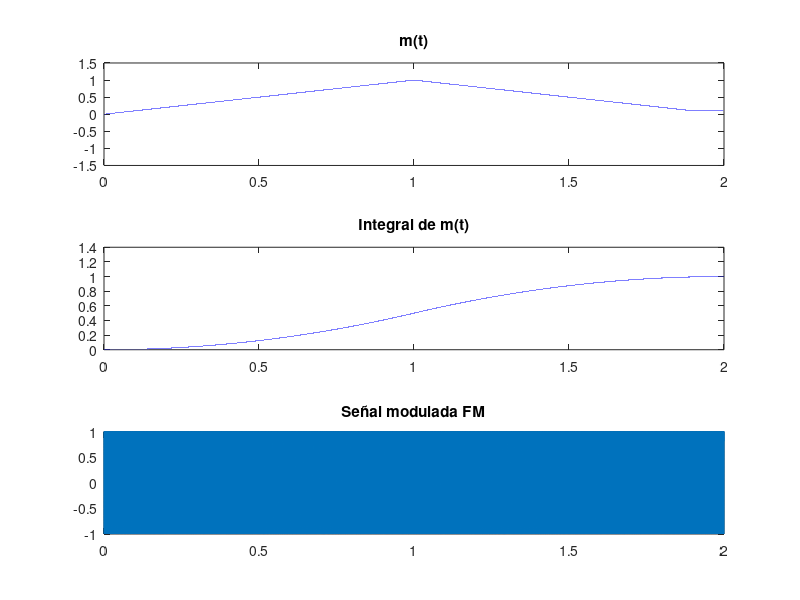
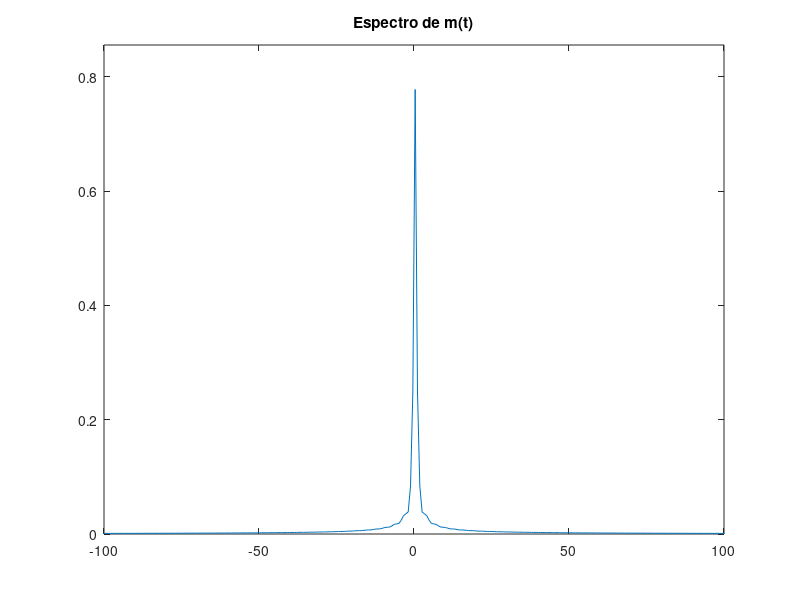
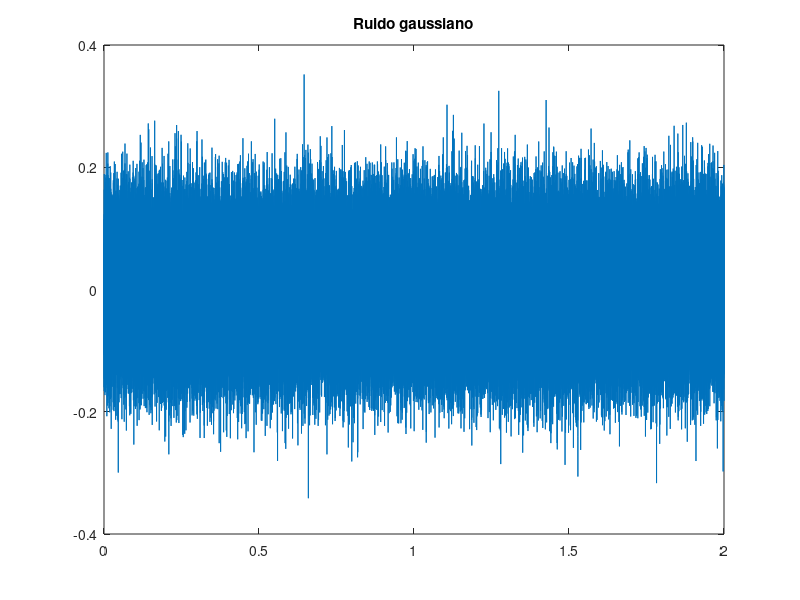
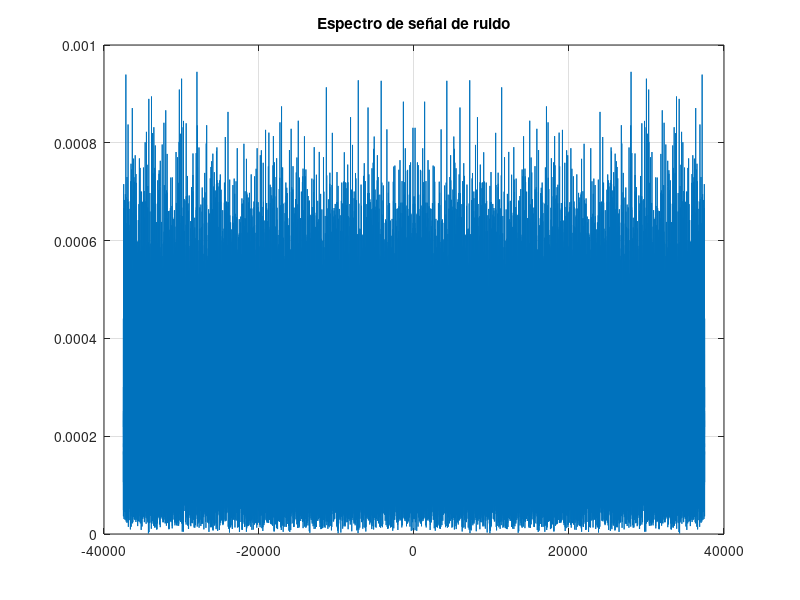

Source code (MATLAB) for these figures, in order:
clear all
close all

fs=75000;
ts=1/fs;
t=0:ts:2;
kf=40*pi;
A=1;
wc=2000*pi;
N=100000;

%Señal de mensaje
figure(1)
m=(t).*(t>=0 & t<=1) + (-t + 2).*(t>1 & t<=1.9)  + 0.1*(t>1.9);
subplot(311)
plot(t,m)
axis([0 2 -1.5 1.5])
title('m(t)')
figure(35);
plot(fftshift(abs(fft(m,N)))*ts);
title("espectro de m(t)");
%Integracion de m(t)
Int_m=cumsum(m)*ts;
figure(1)
subplot(312)
plot(t,Int_m)
title('Integral de m(t)')

%Modulacion de FM e 
yfm=A*cos(wc*t + kf*Int_m);
figure(1)
subplot(313)
plot(t,yfm)
title('Señal modulada FM')


%Espectro de la señal m(t)
M=fftshift(fft(m,N))*ts;
w=linspace(-fs/2, fs/2,N)*2*pi;
figure(2)
plot(w/(2*pi),abs(M))
%plot(f,abs(M))
axis([-100 100 0 1.1*max(abs(M))])
title('Espectro de m(t)')

%Ruido
long_m=length(m);
Py=var(yfm);
SNR=20;
snr=10^(SNR/10);
Pn=Py/snr;
sigma_n=sqrt(Pn);
n=sigma_n*randn(1,long_m);

%Grafica de señal de ruido garussiano
figure(3);
plot (t,n);
title('Ruido gaussiano')
Pnsim=var(m);

%Transformada de ruido
R=fftshift(fft(n,N))*ts;
f=linspace(-fs/2, fs/2, N);
figure(4);
plot(f, abs(R));
%axis([-500 500 0 0.06])
title('Espectro de señal de ruido');
grid

%Señal de ruido con la señal modulada
yfm_r = yfm + n;

%Modulacion de FM e 
figure(5)
plot(t,yfm_r)
title('s(t)')
figure(31);
plot(f,fftshift(abs(fft(yfm_r,N)))*ts);
title("espectro de s(t)");
%Espectro de la señal modulada
YFM_r=fftshift(fft(yfm_r,N))*ts;
w=linspace(-fs/2, fs/2,N)*2*pi;
figure(6)
plot(w/(2*pi),abs(YFM_r))
axis([-100 100 0 1.1*max(abs(YFM_r))])
title('Espectro de s(t)')

%Filtrado pasabanda en la entrada del receptor
th = -0.2:ts:0.2;
W=200*pi;
wc=2000*pi;
N=100000;
w=linspace(-fs/2, fs/2,N)*2*pi;
h1=2*W/pi*sinc(W*th/pi).*cos(wc*th);
H1=fftshift(fft(h1,N))*ts;

%Grafica de filtro pasabanda
figure(7)
subplot(211)
plot(th,h1)
axis([-0.03 0.03 -340 1.1*max(abs(h1))])
title('Filtro pasabanda')

%Espectro de Filtro pasabandas
subplot(212)
plot(w/(2*pi),abs(H1))
axis([-1300 1300 0 1.1*max(abs(H1))])
title('Espectro del Filtro')
grid

%Convolucion de la señal y el filtro pasabanda
r1 = conv(yfm_r,h1,'same')*ts;

%Extrayendo la fase desde la transformada de Hilbert
z=hilbert(r1);

%Se obtiene la fase (Parte imaginaria)
theta=angle(z)-wc*t;
theta1=unwrap(theta);

%Señal integral de m(t)
figure(8)
plot(t,kf*Int_m)
title('desviacion de fase')

%Recuperacion de la fase de la tranformda de Hilbert
figure(9)
plot(t, theta1)
title('Recuperacion de la fase de yfm')

%Derivada de la señal de mensaje para obtencion de fase
m_recphase=[0 diff(theta1)/ts]/kf;
figure(36);
subplot(211);
plot(t,m_recphase);
title("derivada de fase");
subplot(212);
plot(t,fftshift(abs(fft(m_recphase)))*ts/kf);
title("espectro derivada de fase");
%Comparacion de señales recuperadas
figure(10)
plot(t,m,'b')
hold on
plot(t, m_recphase,'r')
axis([0 2 -1.5 1.5])
title('Comparación de m(t)')

desfrec=kf*m;
figure(30);
plot(t,desfrec*ts);
title("desviacion de frecuencia");